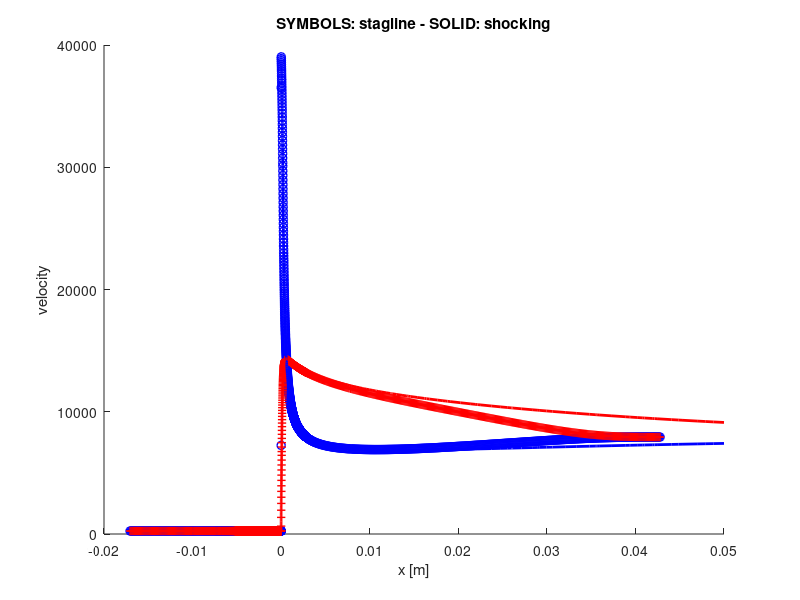
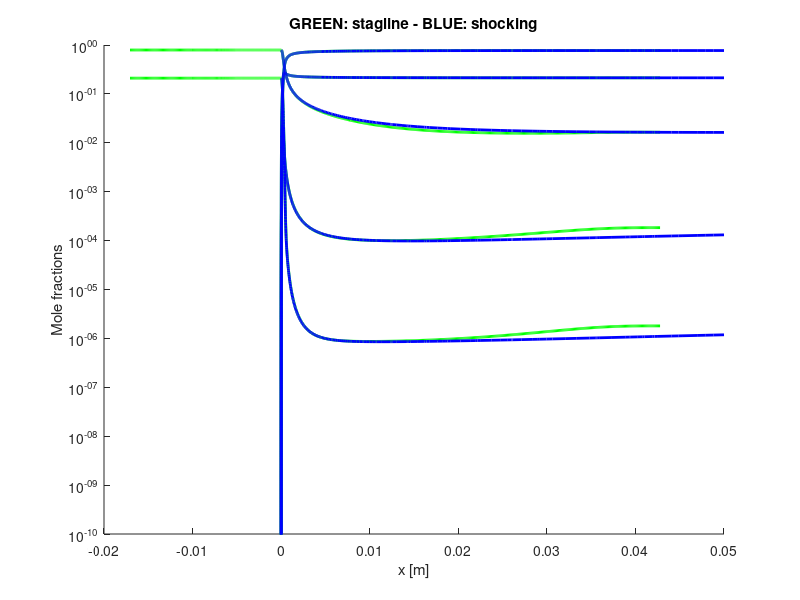
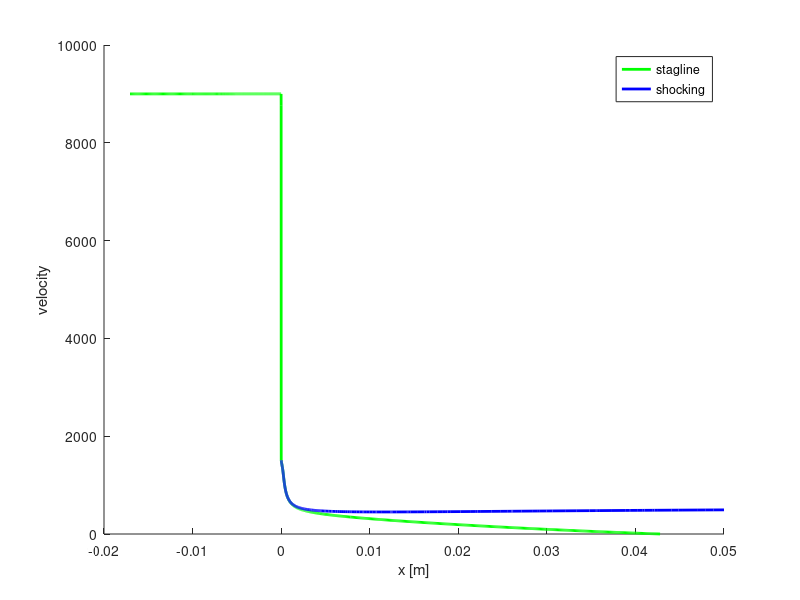

The MATLAB source for these figures, in order:
close all
clear
clc

% Load the solution
dd = load('stagline_result.dat');

xx = dd(end:-1:1,1);
uu = -dd(end:-1:1,2); % U is inverted in stagline
TT = dd(end:-1:1,4);
Tv = dd(end:-1:1,5);
Xi = dd(end:-1:1,10:14);

% Load shocking result
dd_S = load('shocking_output.dat');

xx_S = dd_S(:,1);
Xi_S = dd_S(:,2:end-3);
uu_S = dd_S(:,end-2);
TT_S = dd_S(:,end-1);
Tv_S = dd_S(:,end);

% Detect position where the shock starts
posStart = find(TT > 1.1*TT(1));
posStart = posStart(1);

% Rescale position
xx = xx(posStart)-xx;

% PLOT
figure
hold on
plot(xx, TT, 'ob', 'linewidth', 1)
plot(xx, Tv, '+r', 'linewidth', 1)

plot(xx_S, TT_S, 'b', 'linewidth', 2)
plot(xx_S, Tv_S, 'r', 'linewidth', 2)

title('SYMBOLS: stagline - SOLID: shocking')
ylabel('velocity')
xlabel('x [m]')

print('Temp.png')

% ---
figure
hold on
semilogy(xx, Xi, 'g', 'linewidth', 2)
semilogy(xx_S, Xi_S, 'b', 'linewidth', 2)
title('GREEN: stagline - BLUE: shocking')
ylabel('Mole fractions')
xlabel('x [m]')
ylim([1e-10, 1])

print('Xi.png')

% ---
figure
hold on
plot(xx, uu, 'g', 'linewidth', 2)
plot(xx_S, uu_S, 'b', 'linewidth', 2)
legend('stagline', 'shocking')
ylabel('velocity')
xlabel('x [m]')

print('Velocity.png')

fprintf('=====>  Press RETURN to quit  <=====\n')
pause()
